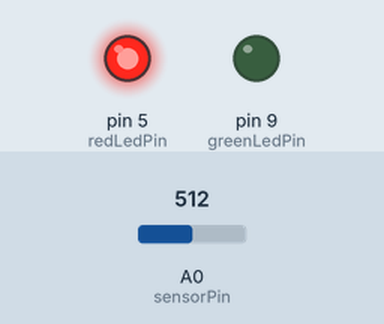
The sketch below on a simulated Arduino Uno, built with avr-gcc and run on an emulated ATmega328P. On the bench: output pins drawn as LEDs (lit = HIGH). The test bench sets the inputs (shaded band); at power-on: A0 (sensorPin) = 512. What the sketch prints to the serial monitor is not drawn.

Above: at 1.3 s.
1.4 s: A0 (sensorPin) set to 498
At 2.4 s:
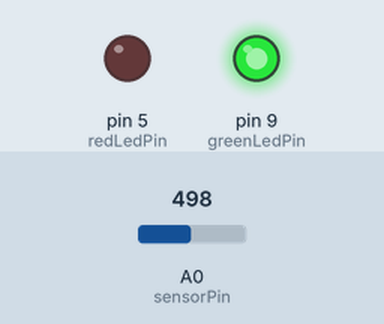
3.1 s: A0 (sensorPin) set to 522
At 5.6 s:
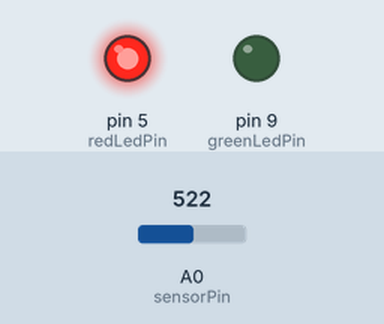
6.1 s: A0 (sensorPin) set to 511
At 7.4 s:
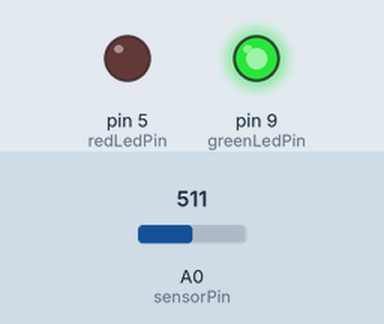
7.7 s: A0 (sensorPin) set to 716
At 9.7 s:
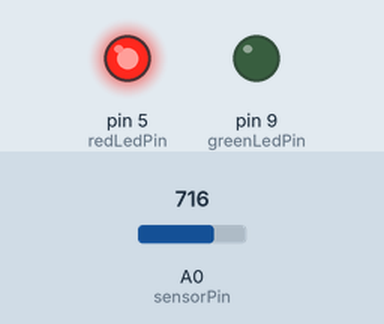
Timing chart, 0 to 11.2 s (numbered marks = the images above; inputs shaded):
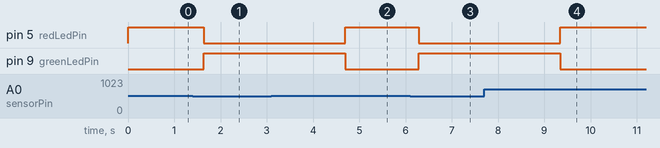

The sketch:

sketch.ino
```cpp
#include <Arduino.h>

#define greenLedPin 9
#define redLedPin 5
#define sensorPin A0

const unsigned long openDuration = 3000;

void setup() {
  pinMode(redLedPin, OUTPUT);
  pinMode(greenLedPin, OUTPUT);
  Serial.begin(9600);

  digitalWrite(redLedPin, HIGH);
  digitalWrite(greenLedPin, LOW);
}

void loop() {
  int sensorValue = analogRead(sensorPin);
  Serial.print("Значение фоторезистора: ");
  Serial.println(sensorValue);

  if (sensorValue < 512) {
    digitalWrite(redLedPin, LOW);
    digitalWrite(greenLedPin, HIGH);
    Serial.println("Человек подошёл — двери открываются");

    delay(openDuration);

    sensorValue = analogRead(sensorPin);
    if (sensorValue < 512) {
      Serial.println("Человек всё ещё рядом — двери остаются открытыми");
    } else {
      digitalWrite(redLedPin, HIGH);
      digitalWrite(greenLedPin, LOW);
      Serial.println("Человек ушёл — двери закрываются");
    }
  } else {
    digitalWrite(redLedPin, HIGH);
    digitalWrite(greenLedPin, LOW);
    Serial.println("Человек далеко — двери закрыты");
  }

  delay(500);
}
```

Measured:
- the behaviour switches between 512 and 511 on A0 (sensorPin) (found by bisection; images 0 and 1)
- after the input at 1.4 s, pin 5 (redLedPin): HIGH → LOW after 0.24 s; pin 9 (greenLedPin): LOW → HIGH after 0.24 s
- after the input at 3.1 s, pin 5 (redLedPin): LOW → HIGH after 1.6 s; pin 9 (greenLedPin): HIGH → LOW after 1.6 s
- after the input at 6.1 s, pin 5 (redLedPin): HIGH → LOW after 0.19 s; pin 9 (greenLedPin): LOW → HIGH after 0.19 s
- after the input at 7.7 s, pin 5 (redLedPin): LOW → HIGH after 1.6 s; pin 9 (greenLedPin): HIGH → LOW after 1.6 s
